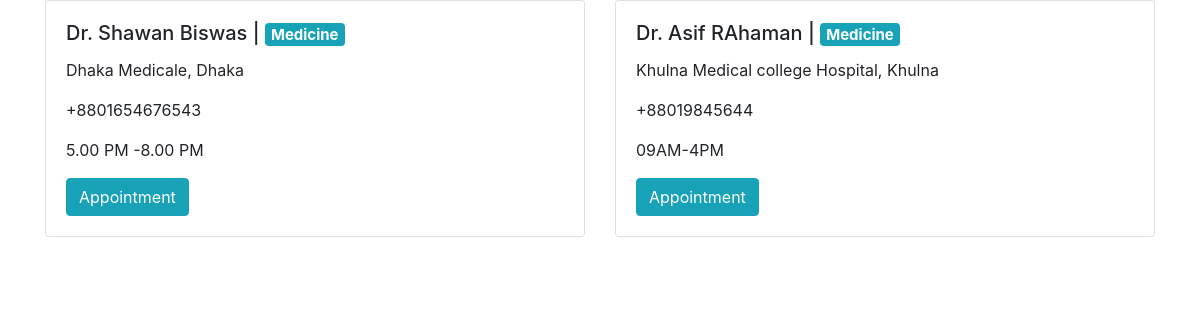
The page /DoctorsForUser.php?id=1 on the database its author committed.
### tables this page shows
CREATE TABLE `hospital_doctor` (
  `hdid` int(11) NOT NULL,
  `doctor_id` int(11) DEFAULT NULL,
  `hospital_id` int(11) DEFAULT NULL,
  `start_time` varchar(20) NOT NULL,
  `time_range_start` varchar(10) NOT NULL,
  `end_time` varchar(30) NOT NULL,
  `time_range_end` varchar(10) NOT NULL
);

CREATE TABLE `doctordetails` (
  `id` int(11) NOT NULL,
  `name` varchar(50) NOT NULL,
  `study` varchar(100) NOT NULL,
  `phone` varchar(20) NOT NULL,
  `specalist` varchar(30) DEFAULT NULL,
  `patient_watching_time` int(11) DEFAULT NULL,
  `bmdc_no` varchar(500) DEFAULT NULL
);

### DoctorsForUser.php (the view, shortened to what this page needs)
<?php
include('config.php');
if(isset($_GET['id'])){
	$id=$_GET['id'];
	$result=mysqli_query($db,"SELECT * FROM hospital_doctor INNER JOIN doctordetails ON hospital_doctor.doctor_id=doctordetails.id WHERE hospital_doctor.hospital_id=$id");
}
else echo"no";
?>
<!DOCTYPE html>
<html lang="en">
	<head>
		<link rel="stylesheet" href="./assets/bootstrap.min.css">
	</head>
	<body>
		<div class="container">
			<div class="row">
			<?php while($row=mysqli_fetch_assoc($result)){?>
				<div class="col-sm-6">
					<div class="card">
						<div class="card-body">
							<h5 class="card-title"><?php echo $row['name']?> | <span class="badge badge-info"><?php echo $row['specalist']?></span></h5>
							<p class="card-text"><?php echo $row['study']?></p>
							<p class="card-text"><?php echo $row['phone']?></p>
							<p class="card-text"><?php echo $row['start_time'],$row['time_range_start'],'-', $row['end_time'],$row['time_range_end']?></p>
							<a class="btn btn-info" href="AppointmentForUser.php?id=<?php echo $row['id'];?>">Appointment </a>
						</div>
					</div>
				</div>
			<?php } ?>
			</div>
		</div>
	</body>
</html>

### rows shown on the page
hospital_doctor: doctor.name "Dr. Shawan Biswas", doctor.specalist "Medicine", doctor.study "Dhaka Medicale, Dhaka", doctor.phone "+8801654676543", start_time "5.00", time_range_start "PM", end_time "8.00", time_range_end "PM"
hospital_doctor: doctor.name "Dr. Asif RAhaman", doctor.specalist "Medicine", doctor.study "Khulna Medical college Hospital, Khulna", doctor.phone "+88019845644", start_time "09", time_range_start "AM", end_time "4", time_range_end "PM"
